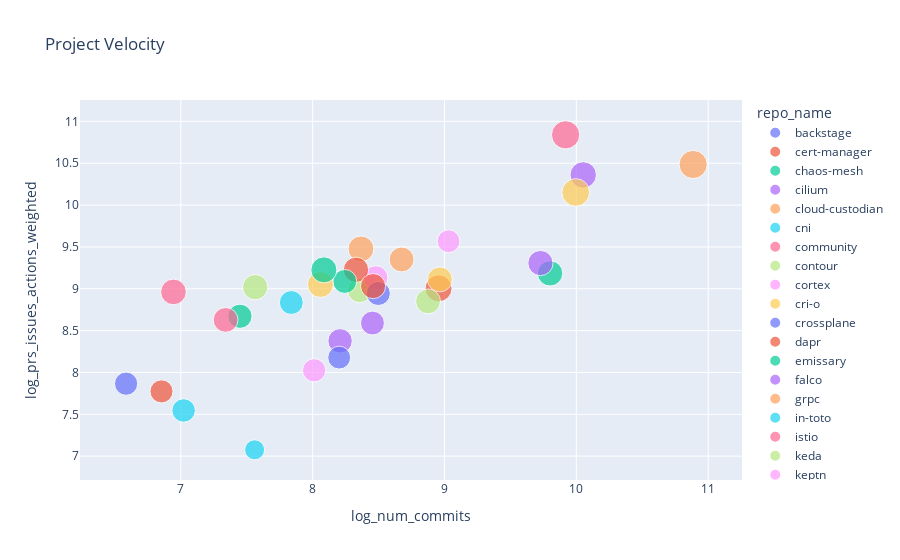

Notebook cell for this chart:
### Code cell
fig.show()

### Figure 1 — Plotly figure (JSON) as saved in the notebook; plotly's stock layout.template omitted (floating-point values rounded to 4 significant figures)
{"data": [{"customdata": [["backstage"]], "hovertemplate": "repo_name=%{customdata[0]}<br>log_num_commits=%{x}<br>log_prs_issues_actions_weighted=%{y}<br>log_num_contrib=%{marker.size}<extra></extra>", "legendgroup": "backstage", "marker": {"color": "#636efa", "size": [7.433], "sizemode": "area", "sizeref": 0.02156, "symbol": "circle"}, "mode": "markers", "name": "backstage", "orientation": "v", "showlegend": true, "type": "scatter", "x": [10.61], "xaxis": "x", "y": [null], "yaxis": "y"}, {"customdata": [["cert-manager"]], "hovertemplate": "repo_name=%{customdata[0]}<br>log_num_commits=%{x}<br>log_prs_issues_actions_weighted=%{y}<br>log_num_contrib=%{marker.size}<extra></extra>", "legendgroup": "cert-manager", "marker": {"color": "#EF553B", "size": [7.87], "sizemode": "area", "sizeref": 0.02156, "symbol": "circle"}, "mode": "markers", "name": "cert-manager", "orientation": "v", "showlegend": true, "type": "scatter", "x": [8.955], "xaxis": "x", "y": [9.006], "yaxis": "y"}, {"customdata": [["chaos-mesh"]], "hovertemplate": "repo_name=%{customdata[0]}<br>log_num_commits=%{x}<br>log_prs_issues_actions_weighted=%{y}<br>log_num_contrib=%{marker.size}<extra></extra>", "legendgroup": "chaos-mesh", "marker": {"color": "#00cc96", "size": [6.332], "sizemode": "area", "sizeref": 0.02156, "symbol": "circle"}, "mode": "markers", "name": "chaos-mesh", "orientation": "v", "showlegend": true, "type": "scatter", "x": [7.448], "xaxis": "x", "y": [8.672], "yaxis": "y"}, {"customdata": [["cilium"]], "hovertemplate": "repo_name=%{customdata[0]}<br>log_num_commits=%{x}<br>log_prs_issues_actions_weighted=%{y}<br>log_num_contrib=%{marker.size}<extra></extra>", "legendgroup": "cilium", "marker": {"color": "#ab63fa", "size": [7.542], "sizemode": "area", "sizeref": 0.02156, "symbol": "circle"}, "mode": "markers", "name": "cilium", "orientation": "v", "showlegend": true, "type": "scatter", "x": [10.05], "xaxis": "x", "y": [10.36], "yaxis": "y"}, {"customdata": [["cloud-custodian"]], "hovertemplate": "repo_name=%{customdata[0]}<br>log_num_commits=%{x}<br>log_prs_issues_actions_weighted=%{y}<br>log_num_contrib=%{marker.size}<extra></extra>", "legendgroup": "cloud-custodian", "marker": {"color": "#FFA15A", "size": [7.197], "sizemode": "area", "sizeref": 0.02156, "symbol": "circle"}, "mode": "markers", "name": "cloud-custodian", "orientation": "v", "showlegend": true, "type": "scatter", "x": [8.366], "xaxis": "x", "y": [9.477], "yaxis": "y"}, {"customdata": [["cni"]], "hovertemplate": "repo_name=%{customdata[0]}<br>log_num_commits=%{x}<br>log_prs_issues_actions_weighted=%{y}<br>log_num_contrib=%{marker.size}<extra></extra>", "legendgroup": "cni", "marker": {"color": "#19d3f3", "size": [5.974], "sizemode": "area", "sizeref": 0.02156, "symbol": "circle"}, "mode": "markers", "name": "cni", "orientation": "v", "showlegend": true, "type": "scatter", "x": [7.021], "xaxis": "x", "y": [7.546], "yaxis": "y"}, {"customdata": [["community"]], "hovertemplate": "repo_name=%{customdata[0]}<br>log_num_commits=%{x}<br>log_prs_issues_actions_weighted=%{y}<br>log_num_contrib=%{marker.size}<extra></extra>", "legendgroup": "community", "marker": {"color": "#FF6692", "size": [6.639], "sizemode": "area", "sizeref": 0.02156, "symbol": "circle"}, "mode": "markers", "name": "community", "orientation": "v", "showlegend": true, "type": "scatter", "x": [7.34], "xaxis": "x", "y": [8.628], "yaxis": "y"}, {"customdata": [["contour"]], "hovertemplate": "repo_name=%{customdata[0]}<br>log_num_commits=%{x}<br>log_prs_issues_actions_weighted=%{y}<br>log_num_contrib=%{marker.size}<extra></extra>", "legendgroup": "contour", "marker": {"color": "#B6E880", "size": [6.463], "sizemode": "area", "sizeref": 0.02156, "symbol": "circle"}, "mode": "markers", "name": "contour", "orientation": "v", "showlegend": true, "type": "scatter", "x": [8.357], "xaxis": "x", "y": [8.98], "yaxis": "y"}, {"customdata": [["cortex"]], "hovertemplate": "repo_name=%{customdata[0]}<br>log_num_commits=%{x}<br>log_prs_issues_actions_weighted=%{y}<br>log_num_contrib=%{marker.size}<extra></extra>", "legendgroup": "cortex", "marker": {"color": "#FF97FF", "size": [6.483], "sizemode": "area", "sizeref": 0.02156, "symbol": "circle"}, "mode": "markers", "name": "cortex", "orientation": "v", "showlegend": true, "type": "scatter", "x": [8.478], "xaxis": "x", "y": [9.129], "yaxis": "y"}, {"customdata": [["cri-o"]], "hovertemplate": "repo_name=%{customdata[0]}<br>log_num_commits=%{x}<br>log_prs_issues_actions_weighted=%{y}<br>log_num_contrib=%{marker.size}<extra></extra>", "legendgroup": "cri-o", "marker": {"color": "#FECB52", "size": [6.726], "sizemode": "area", "sizeref": 0.02156, "symbol": "circle"}, "mode": "markers", "name": "cri-o", "orientation": "v", "showlegend": true, "type": "scatter", "x": [8.965], "xaxis": "x", "y": [9.112], "yaxis": "y"}, {"customdata": [["crossplane"]], "hovertemplate": "repo_name=%{customdata[0]}<br>log_num_commits=%{x}<br>log_prs_issues_actions_weighted=%{y}<br>log_num_contrib=%{marker.size}<extra></extra>", "legendgroup": "crossplane", "marker": {"color": "#636efa", "size": [6.254], "sizemode": "area", "sizeref": 0.02156, "symbol": "circle"}, "mode": "markers", "name": "crossplane", "orientation": "v", "showlegend": true, "type": "scatter", "x": [8.498], "xaxis": "x", "y": [8.944], "yaxis": "y"}, {"customdata": [["dapr"]], "hovertemplate": "repo_name=%{customdata[0]}<br>log_num_commits=%{x}<br>log_prs_issues_actions_weighted=%{y}<br>log_num_contrib=%{marker.size}<extra></extra>", "legendgroup": "dapr", "marker": {"color": "#EF553B", "size": [6.921], "sizemode": "area", "sizeref": 0.02156, "symbol": "circle"}, "mode": "markers", "name": "dapr", "orientation": "v", "showlegend": true, "type": "scatter", "x": [8.328], "xaxis": "x", "y": [9.227], "yaxis": "y"}, {"customdata": [["emissary"]], "hovertemplate": "repo_name=%{customdata[0]}<br>log_num_commits=%{x}<br>log_prs_issues_actions_weighted=%{y}<br>log_num_contrib=%{marker.size}<extra></extra>", "legendgroup": "emissary", "marker": {"color": "#00cc96", "size": [6.951], "sizemode": "area", "sizeref": 0.02156, "symbol": "circle"}, "mode": "markers", "name": "emissary", "orientation": "v", "showlegend": true, "type": "scatter", "x": [9.801], "xaxis": "x", "y": [9.185], "yaxis": "y"}, {"customdata": [["falco"]], "hovertemplate": "repo_name=%{customdata[0]}<br>log_num_commits=%{x}<br>log_prs_issues_actions_weighted=%{y}<br>log_num_contrib=%{marker.size}<extra></extra>", "legendgroup": "falco", "marker": {"color": "#ab63fa", "size": [6.452], "sizemode": "area", "sizeref": 0.02156, "symbol": "circle"}, "mode": "markers", "name": "falco", "orientation": "v", "showlegend": true, "type": "scatter", "x": [8.208], "xaxis": "x", "y": [8.378], "yaxis": "y"}, {"customdata": [["grpc"]], "hovertemplate": "repo_name=%{customdata[0]}<br>log_num_commits=%{x}<br>log_prs_issues_actions_weighted=%{y}<br>log_num_contrib=%{marker.size}<extra></extra>", "legendgroup": "grpc", "marker": {"color": "#FFA15A", "size": [8.561], "sizemode": "area", "sizeref": 0.02156, "symbol": "circle"}, "mode": "markers", "name": "grpc", "orientation": "v", "showlegend": true, "type": "scatter", "x": [10.89], "xaxis": "x", "y": [10.49], "yaxis": "y"}, {"customdata": [["in-toto"]], "hovertemplate": "repo_name=%{customdata[0]}<br>log_num_commits=%{x}<br>log_prs_issues_actions_weighted=%{y}<br>log_num_contrib=%{marker.size}<extra></extra>", "legendgroup": "in-toto", "marker": {"color": "#19d3f3", "size": [4.331], "sizemode": "area", "sizeref": 0.02156, "symbol": "circle"}, "mode": "markers", "name": "in-toto", "orientation": "v", "showlegend": true, "type": "scatter", "x": [7.56], "xaxis": "x", "y": [7.076], "yaxis": "y"}, {"customdata": [["istio"]], "hovertemplate": "repo_name=%{customdata[0]}<br>log_num_commits=%{x}<br>log_prs_issues_actions_weighted=%{y}<br>log_num_contrib=%{marker.size}<extra></extra>", "legendgroup": "istio", "marker": {"color": "#FF6692", "size": [8.624], "sizemode": "area", "sizeref": 0.02156, "symbol": "circle"}, "mode": "markers", "name": "istio", "orientation": "v", "showlegend": true, "type": "scatter", "x": [9.919], "xaxis": "x", "y": [10.84], "yaxis": "y"}, {"customdata": [["keda"]], "hovertemplate": "repo_name=%{customdata[0]}<br>log_num_commits=%{x}<br>log_prs_issues_actions_weighted=%{y}<br>log_num_contrib=%{marker.size}<extra></extra>", "legendgroup": "keda", "marker": {"color": "#B6E880", "size": [6.912], "sizemode": "area", "sizeref": 0.02156, "symbol": "circle"}, "mode": "markers", "name": "keda", "orientation": "v", "showlegend": true, "type": "scatter", "x": [7.564], "xaxis": "x", "y": [9.02], "yaxis": "y"}, {"customdata": [["keptn"]], "hovertemplate": "repo_name=%{customdata[0]}<br>log_num_commits=%{x}<br>log_prs_issues_actions_weighted=%{y}<br>log_num_contrib=%{marker.size}<extra></extra>", "legendgroup": "keptn", "marker": {"color": "#FF97FF", "size": [5.609], "sizemode": "area", "sizeref": 0.02156, "symbol": "circle"}, "mode": "markers", "name": "keptn", "orientation": "v", "showlegend": true, "type": "scatter", "x": [9.03], "xaxis": "x", "y": [9.568], "yaxis": "y"}, {"customdata": [["keycloak"]], "hovertemplate": "repo_name=%{customdata[0]}<br>log_num_commits=%{x}<br>log_prs_issues_actions_weighted=%{y}<br>log_num_contrib=%{marker.size}<extra></extra>", "legendgroup": "keycloak", "marker": {"color": "#FECB52", "size": [8.299], "sizemode": "area", "sizeref": 0.02156, "symbol": "circle"}, "mode": "markers", "name": "keycloak", "orientation": "v", "showlegend": true, "type": "scatter", "x": [9.995], "xaxis": "x", "y": [10.15], "yaxis": "y"}, {"customdata": [["kruise"]], "hovertemplate": "repo_name=%{customdata[0]}<br>log_num_commits=%{x}<br>log_prs_issues_actions_weighted=%{y}<br>log_num_contrib=%{marker.size}<extra></extra>", "legendgroup": "kruise", "marker": {"color": "#636efa", "size": [5.832], "sizemode": "area", "sizeref": 0.02156, "symbol": "circle"}, "mode": "markers", "name": "kruise", "orientation": "v", "showlegend": true, "type": "scatter", "x": [6.585], "xaxis": "x", "y": [7.866], "yaxis": "y"}, {"customdata": [["kubeedge"]], "hovertemplate": "repo_name=%{customdata[0]}<br>log_num_commits=%{x}<br>log_prs_issues_actions_weighted=%{y}<br>log_num_contrib=%{marker.size}<extra></extra>", "legendgroup": "kubeedge", "marker": {"color": "#EF553B", "size": [6.813], "sizemode": "area", "sizeref": 0.02156, "symbol": "circle"}, "mode": "markers", "name": "kubeedge", "orientation": "v", "showlegend": true, "type": "scatter", "x": [8.458], "xaxis": "x", "y": [9.032], "yaxis": "y"}, {"customdata": [["kubevela"]], "hovertemplate": "repo_name=%{customdata[0]}<br>log_num_commits=%{x}<br>log_prs_issues_actions_weighted=%{y}<br>log_num_contrib=%{marker.size}<extra></extra>", "legendgroup": "kubevela", "marker": {"color": "#00cc96", "size": [6.19], "sizemode": "area", "sizeref": 0.02156, "symbol": "circle"}, "mode": "markers", "name": "kubevela", "orientation": "v", "showlegend": true, "type": "scatter", "x": [8.244], "xaxis": "x", "y": [9.088], "yaxis": "y"}, {"customdata": [["kubevirt"]], "hovertemplate": "repo_name=%{customdata[0]}<br>log_num_commits=%{x}<br>log_prs_issues_actions_weighted=%{y}<br>log_num_contrib=%{marker.size}<extra></extra>", "legendgroup": "kubevirt", "marker": {"color": "#ab63fa", "size": [6.865], "sizemode": "area", "sizeref": 0.02156, "symbol": "circle"}, "mode": "markers", "name": "kubevirt", "orientation": "v", "showlegend": true, "type": "scatter", "x": [9.728], "xaxis": "x", "y": [9.307], "yaxis": "y"}, {"customdata": [["kyverno"]], "hovertemplate": "repo_name=%{customdata[0]}<br>log_num_commits=%{x}<br>log_prs_issues_actions_weighted=%{y}<br>log_num_contrib=%{marker.size}<extra></extra>", "legendgroup": "kyverno", "marker": {"color": "#FFA15A", "size": [6.693], "sizemode": "area", "sizeref": 0.02156, "symbol": "circle"}, "mode": "markers", "name": "kyverno", "orientation": "v", "showlegend": true, "type": "scatter", "x": [8.674], "xaxis": "x", "y": [9.35], "yaxis": "y"}, {"customdata": [["litmus"]], "hovertemplate": "repo_name=%{customdata[0]}<br>log_num_commits=%{x}<br>log_prs_issues_actions_weighted=%{y}<br>log_num_contrib=%{marker.size}<extra></extra>", "legendgroup": "litmus", "marker": {"color": "#19d3f3", "size": [6.163], "sizemode": "area", "sizeref": 0.02156, "symbol": "circle"}, "mode": "markers", "name": "litmus", "orientation": "v", "showlegend": true, "type": "scatter", "x": [7.838], "xaxis": "x", "y": [8.836], "yaxis": "y"}, {"customdata": [["longhorn"]], "hovertemplate": "repo_name=%{customdata[0]}<br>log_num_commits=%{x}<br>log_prs_issues_actions_weighted=%{y}<br>log_num_contrib=%{marker.size}<extra></extra>", "legendgroup": "longhorn", "marker": {"color": "#FF6692", "size": [7.093], "sizemode": "area", "sizeref": 0.02156, "symbol": "circle"}, "mode": "markers", "name": "longhorn", "orientation": "v", "showlegend": true, "type": "scatter", "x": [6.944], "xaxis": "x", "y": [8.963], "yaxis": "y"}, {"customdata": [["nats-server"]], "hovertemplate": "repo_name=%{customdata[0]}<br>log_num_commits=%{x}<br>log_prs_issues_actions_weighted=%{y}<br>log_num_contrib=%{marker.size}<extra></extra>", "legendgroup": "nats-server", "marker": {"color": "#B6E880", "size": [6.683], "sizemode": "area", "sizeref": 0.02156, "symbol": "circle"}, "mode": "markers", "name": "nats-server", "orientation": "v", "showlegend": true, "type": "scatter", "x": [8.875], "xaxis": "x", "y": [8.849], "yaxis": "y"}, {"customdata": [["notary"]], "hovertemplate": "repo_name=%{customdata[0]}<br>log_num_commits=%{x}<br>log_prs_issues_actions_weighted=%{y}<br>log_num_contrib=%{marker.size}<extra></extra>", "legendgroup": "notary", "marker": {"color": "#FF97FF", "size": [5.844], "sizemode": "area", "sizeref": 0.02156, "symbol": "circle"}, "mode": "markers", "name": "notary", "orientation": "v", "showlegend": true, "type": "scatter", "x": [8.011], "xaxis": "x", "y": [8.026], "yaxis": "y"}, {"customdata": [["operator-sdk"]], "hovertemplate": "repo_name=%{customdata[0]}<br>log_num_commits=%{x}<br>log_prs_issues_actions_weighted=%{y}<br>log_num_contrib=%{marker.size}<extra></extra>", "legendgroup": "operator-sdk", "marker": {"color": "#FECB52", "size": [7.249], "sizemode": "area", "sizeref": 0.02156, "symbol": "circle"}, "mode": "markers", "name": "operator-sdk", "orientation": "v", "showlegend": true, "type": "scatter", "x": [8.059], "xaxis": "x", "y": [9.051], "yaxis": "y"}, {"customdata": [["pack"]], "hovertemplate": "repo_name=%{customdata[0]}<br>log_num_commits=%{x}<br>log_prs_issues_actions_weighted=%{y}<br>log_num_contrib=%{marker.size}<extra></extra>", "legendgroup": "pack", "marker": {"color": "#636efa", "size": [5.642], "sizemode": "area", "sizeref": 0.02156, "symbol": "circle"}, "mode": "markers", "name": "pack", "orientation": "v", "showlegend": true, "type": "scatter", "x": [8.201], "xaxis": "x", "y": [8.178], "yaxis": "y"}, {"customdata": [["spec"]], "hovertemplate": "repo_name=%{customdata[0]}<br>log_num_commits=%{x}<br>log_prs_issues_actions_weighted=%{y}<br>log_num_contrib=%{marker.size}<extra></extra>", "legendgroup": "spec", "marker": {"color": "#EF553B", "size": [5.743], "sizemode": "area", "sizeref": 0.02156, "symbol": "circle"}, "mode": "markers", "name": "spec", "orientation": "v", "showlegend": true, "type": "scatter", "x": [6.853], "xaxis": "x", "y": [7.774], "yaxis": "y"}, {"customdata": [["thanos"]], "hovertemplate": "repo_name=%{customdata[0]}<br>log_num_commits=%{x}<br>log_prs_issues_actions_weighted=%{y}<br>log_num_contrib=%{marker.size}<extra></extra>", "legendgroup": "thanos", "marker": {"color": "#00cc96", "size": [7.321], "sizemode": "area", "sizeref": 0.02156, "symbol": "circle"}, "mode": "markers", "name": "thanos", "orientation": "v", "showlegend": true, "type": "scatter", "x": [8.085], "xaxis": "x", "y": [9.226], "yaxis": "y"}, {"customdata": [["volcano"]], "hovertemplate": "repo_name=%{customdata[0]}<br>log_num_commits=%{x}<br>log_prs_issues_actions_weighted=%{y}<br>log_num_contrib=%{marker.size}<extra></extra>", "legendgroup": "volcano", "marker": {"color": "#ab63fa", "size": [6.153], "sizemode": "area", "sizeref": 0.02156, "symbol": "circle"}, "mode": "markers", "name": "volcano", "orientation": "v", "showlegend": true, "type": "scatter", "x": [8.454], "xaxis": "x", "y": [8.59], "yaxis": "y"}], "layout": {"autosize": true, "legend": {"itemsizing": "constant", "title": {"text": "repo_name"}, "tracegroupgap": 0}, "title": {"text": "Project Velocity"}, "xaxis": {"anchor": "y", "autorange": true, "domain": [0, 1], "range": [6.272, 11.21], "title": {"text": "log_num_commits"}, "type": "linear"}, "yaxis": {"anchor": "x", "autorange": true, "domain": [0, 1], "range": [6.512, 11.53], "title": {"text": "log_prs_issues_actions_weighted"}}}}
